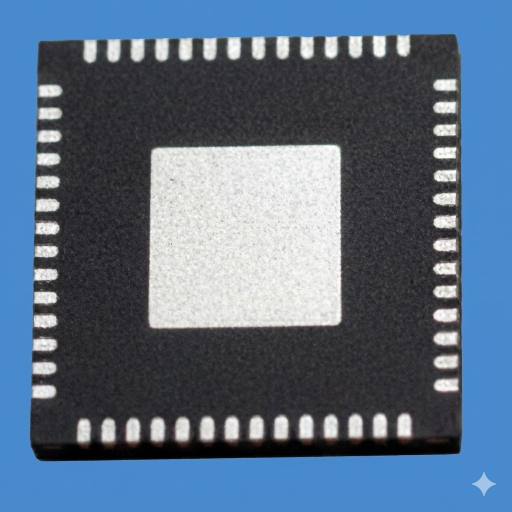
#> input picture moon/saturday/anu2.jpeg, 1024 x 1024 px, given in place of 001.png, which was not available (shown at 1/2 size); the run also reads 2 pictures not shown here
$ python example_usage.py   (older library calls are emulated)
#> lines starting #> are read from the running program, lines starting #| are printed output that depends on the picture; after the words box and inside, x2 and y2 are one past the last pixel; in counts of white or black regions, pixels touching at a corner belong together; pictures that were not available may be replaced by others from this repository, and a replacement may not be noted
### moon/ic_pin_counter_opencv.py
"""
IC Chip Pin Detection and Counting Pipeline - Standalone Version
Uses pure OpenCV for fast and reliable pin counting without ML models
"""
import cv2
import numpy as np
from typing import Tuple, List, Dict, Any, Optional
import os
import argparse

# Debug image saving helper
def save_debug_image(image: np.ndarray, stage: str, out_dir: str, base_name: str) -> None:
    """Save debug image for a given stage."""
    os.makedirs(out_dir, exist_ok=True)
    cv2.imwrite(os.path.join(out_dir, f"{base_name}_{stage}.png"), image)

# 1. Load and resize image
def load_and_resize_image(image_path: str, max_dim: int = 1024) -> np.ndarray:
    """Load image and resize so largest dimension is max_dim."""
    img = cv2.imread(image_path)
    if img is None:
        raise FileNotFoundError(f"Image not found: {image_path}")
    h, w = img.shape[:2]
    scale = max_dim / max(h, w)
    if scale < 1.0:
        img = cv2.resize(img, (int(w * scale), int(h * scale)), interpolation=cv2.INTER_AREA)
    return img

# 2. Convert to grayscale
def to_grayscale(img: np.ndarray) -> np.ndarray:
    """Convert image to grayscale."""
    if len(img.shape) == 3:
        return cv2.cvtColor(img, cv2.COLOR_BGR2GRAY)
    return img

# 3. Normalize intensity
def normalize_intensity(img: np.ndarray) -> np.ndarray:
    """Stretch intensity to full [0,255] range."""
    min_val, max_val = np.min(img), np.max(img)
    if max_val > min_val:
        norm = ((img - min_val) / (max_val - min_val) * 255).astype(np.uint8)
    else:
        norm = img
    return norm

# 4. Denoising
def denoise_image(img: np.ndarray, method: str = "bilateral") -> np.ndarray:
    """Denoise image using bilateral or Gaussian filter."""
    if method == "bilateral":
        return cv2.bilateralFilter(img, 9, 75, 75)
    else:
        return cv2.GaussianBlur(img, (5, 5), 0)

# 5. Thresholding
def threshold_image(img: np.ndarray, method: str = "otsu") -> np.ndarray:
    """Apply Otsu or adaptive thresholding."""
    if method == "otsu":
        _, th = cv2.threshold(img, 0, 255, cv2.THRESH_BINARY + cv2.THRESH_OTSU)
    else:
        th = cv2.adaptiveThreshold(img, 255, cv2.ADAPTIVE_THRESH_GAUSSIAN_C,
                                   cv2.THRESH_BINARY, 21, 2)
    return th

# 6. Find IC body using contour detection
def find_ic_body(img: np.ndarray, threshold: np.ndarray) -> Tuple[Optional[Tuple[int, int, int, int]], np.ndarray]:
    """Find largest rectangle contour (IC body) and create mask."""
    contours, _ = cv2.findContours(threshold, cv2.RETR_EXTERNAL, cv2.CHAIN_APPROX_SIMPLE)
    max_area = 0
    best_rect = None

    for cnt in contours:
        rect = cv2.boundingRect(cnt)
        x, y, w, h = rect
        area = w * h
        # Look for rectangular shapes that are relatively large
        if area > max_area and area > (img.shape[0] * img.shape[1] * 0.1):
            max_area = area
            best_rect = rect

    mask = np.zeros_like(img)
    if best_rect:
        x, y, w, h = best_rect
        # Shrink the body mask slightly to keep pins on edges
        margin = int(min(w, h) * 0.05)
        cv2.rectangle(mask, (x + margin, y + margin), (x + w - margin, y + h - margin), 255, -1)

    return best_rect, mask

# 7. Enhance pin edges
def enhance_edges(img: np.ndarray, method: str = "canny") -> np.ndarray:
    """Enhance pin edges using Canny edge detection."""
    if method == "canny":
        v = np.median(img)
        lower = int(max(0, 0.5 * v))
        upper = int(min(255, 1.5 * v))
        edges = cv2.Canny(img, lower, upper)
    elif method == "sobel":
        sobelx = cv2.Sobel(img, cv2.CV_64F, 1, 0, ksize=3)
        sobely = cv2.Sobel(img, cv2.CV_64F, 0, 1, ksize=3)
        edges = np.sqrt(sobelx**2 + sobely**2)
        edges = np.uint8(edges / edges.max() * 255)
    else:
        edges = img
    return edges

# 8. Extract and filter pin contours
def extract_and_filter_pins(edges: np.ndarray, body_rect: Optional[Tuple[int, int, int, int]],
                             original_shape: Tuple[int, int]) -> Tuple[List[np.ndarray], List[Tuple[int, int, int, int]]]:
    """Find contours and filter to keep only pin-like shapes."""
    contours, _ = cv2.findContours(edges, cv2.RETR_EXTERNAL, cv2.CHAIN_APPROX_SIMPLE)

    pins = []
    pin_boxes = []

    h, w = original_shape[:2]
    min_pin_length = min(h, w) * 0.02  # Minimum 2% of image dimension
    max_pin_length = min(h, w) * 0.15  # Maximum 15% of image dimension

    for cnt in contours:
        x, y, cw, ch = cv2.boundingRect(cnt)
        area = cv2.contourArea(cnt)

        # Skip if no area
        if area < 10:
            continue

        # Calculate aspect ratio - pins are elongated
        aspect_ratio = max(cw, ch) / (min(cw, ch) + 1e-5)

        # Calculate length (longest dimension)
        length = max(cw, ch)

        # Calculate solidity (how filled the contour is)
        hull = cv2.convexHull(cnt)
        hull_area = cv2.contourArea(hull)
        solidity = area / (hull_area + 1e-5)

        # Filter criteria for pins:
        # 1. Elongated shape (high aspect ratio)
        # 2. Reasonable size
        # 3. Good solidity (not too irregular)
        if (aspect_ratio > 2.0 and
            min_pin_length < length < max_pin_length and
            solidity > 0.5):

            # Check if pin is on the edge of IC body
            if body_rect:
                bx, by, bw, bh = body_rect
                # Pin should be near the IC body edges
                on_edge = (x < bx + bw * 0.1 or x + cw > bx + bw * 0.9 or
                          y < by + bh * 0.1 or y + ch > by + bh * 0.9)
                if on_edge or body_rect is None:
                    pins.append(cnt)
                    pin_boxes.append((x, y, cw, ch))
            else:
                pins.append(cnt)
                pin_boxes.append((x, y, cw, ch))

    return pins, pin_boxes

# 9. Group pins by orientation
def group_pins_by_side(pin_boxes: List[Tuple[int, int, int, int]], body_rect: Optional[Tuple[int, int, int, int]]) -> Dict[str, List]:
    """Group pins by which side of the chip they're on."""
    if not body_rect:
        return {"all": pin_boxes}

    bx, by, bw, bh = body_rect
    cx, cy = bx + bw // 2, by + bh // 2

    sides = {"left": [], "right": [], "top": [], "bottom": []}

    for box in pin_boxes:
        x, y, w, h = box
        px, py = x + w // 2, y + h // 2

        # Determine which side
        if px < cx - bw * 0.3:
            sides["left"].append(box)
        elif px > cx + bw * 0.3:
            sides["right"].append(box)
        elif py < cy - bh * 0.3:
            sides["top"].append(box)
        elif py > cy + bh * 0.3:
            sides["bottom"].append(box)

    return sides

# 10. Full pipeline
def count_ic_pins_opencv(image_path: str, debug_dir: str = "debug") -> Dict[str, Any]:
    """
    Full pipeline using only OpenCV: preprocess image and count pins.
    Returns pin count, bounding boxes, and debug visualizations.
    """
    base_name = os.path.splitext(os.path.basename(image_path))[0]
    os.makedirs(debug_dir, exist_ok=True)

    # Step 1: Load and preprocess
    img = load_and_resize_image(image_path)
    save_debug_image(img, "01_original", debug_dir, base_name)

    gray = to_grayscale(img)
    save_debug_image(gray, "02_gray", debug_dir, base_name)

    norm = normalize_intensity(gray)
    save_debug_image(norm, "03_normalized", debug_dir, base_name)

    denoised = denoise_image(norm, "bilateral")
    save_debug_image(denoised, "04_denoised", debug_dir, base_name)

    # Step 2: Threshold
    thresh = threshold_image(denoised, "otsu")
    save_debug_image(thresh, "05_threshold", debug_dir, base_name)

    # Step 3: Find IC body
    body_rect, body_mask = find_ic_body(gray, thresh)
    if body_rect:
        body_vis = img.copy()
        x, y, w, h = body_rect
        cv2.rectangle(body_vis, (x, y), (x + w, y + h), (0, 255, 0), 2)
        save_debug_image(body_vis, "06_body_detected", debug_dir, base_name)

    # Step 4: Edge detection
    edges = enhance_edges(denoised, "canny")
    save_debug_image(edges, "07_edges", debug_dir, base_name)

    # Step 5: Extract and filter pins
    pins, pin_boxes = extract_and_filter_pins(edges, body_rect, gray.shape)

    # Step 6: Visualize detected pins
    pin_vis = img.copy()
    for box in pin_boxes:
        x, y, w, h = box
        cv2.rectangle(pin_vis, (x, y), (x + w, y + h), (0, 0, 255), 2)
    save_debug_image(pin_vis, "08_pins_detected", debug_dir, base_name)

    # Step 7: Group by side
    sides = group_pins_by_side(pin_boxes, body_rect)

    # Step 8: Create summary visualization
    summary = img.copy()
    if body_rect:
        x, y, w, h = body_rect
        cv2.rectangle(summary, (x, y), (x + w, y + h), (255, 255, 0), 2)

    for box in pin_boxes:
        x, y, w, h = box
        cv2.rectangle(summary, (x, y), (x + w, y + h), (0, 0, 255), 2)

    # Add text with pin count
    pin_count = len(pin_boxes)
    cv2.putText(summary, f"Total Pins: {pin_count}", (10, 30),
                cv2.FONT_HERSHEY_SIMPLEX, 1, (0, 255, 0), 2)

    for i, (side, boxes) in enumerate(sides.items()):
        if boxes:
            y_pos = 60 + i * 30
            cv2.putText(summary, f"{side.capitalize()}: {len(boxes)}", (10, y_pos),
                       cv2.FONT_HERSHEY_SIMPLEX, 0.7, (255, 255, 255), 2)

    save_debug_image(summary, "09_final_summary", debug_dir, base_name)

    return {
        "pin_count": pin_count,
        "pin_boxes": pin_boxes,
        "pins_by_side": sides,
        "body_rect": body_rect,
        "summary_image": summary,
        "debug_dir": debug_dir
    }

# [19 lines left out: function main, not called in this run]

# [2 lines that do not run on import are left out]

### moon/example_usage.py
#!/usr/bin/env python3
"""
Example Usage Script for IC Pin Detection Pipeline
Demonstrates all features and capabilities
"""

import os
import cv2
from ic_pin_counter_opencv import count_ic_pins_opencv

def example_1_basic_usage():
    """Example 1: Basic single image processing."""
    print("=" * 70)
    print("EXAMPLE 1: Basic Usage")
    print("=" * 70)

    result = count_ic_pins_opencv("saturday/001.png", "debug_example1")
#> in load_and_resize_image, img is the input picture: shape (1024, 1024, 3); mean B, G, R 132.7, 110.3, 90.3
#> in to_grayscale, `return cv2.cvtColor(img, cv2.COLOR_BGR2GRAY)`:
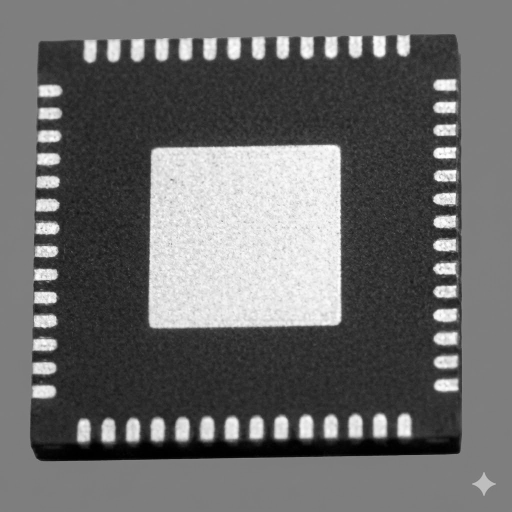
#> returned value: shape (1024, 1024) (shown at 1/2 size); min 0, max 255, mean 106.8
#> in normalize_intensity, `min_val, max_val = np.min(img), np.max(img)`: min_val = 0; max_val = 255
#> in threshold_image, `_, th = cv2.threshold(img, 0, 255, cv2.THRESH_BINARY + cv2.THRESH_OTSU)`:
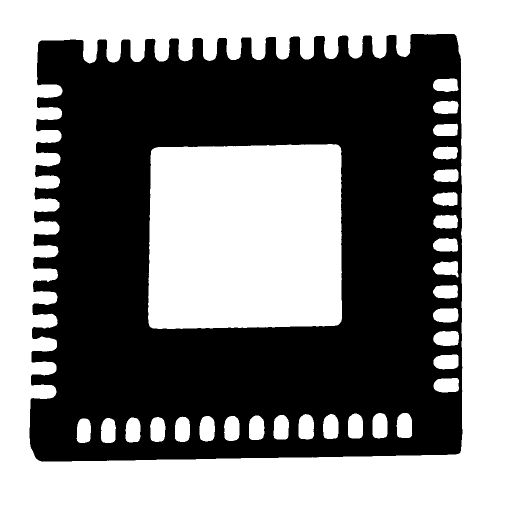
#> th: shape (1024, 1024) (shown at 1/2 size); 51.2% white; 1 black region, box (x1, y1, x2, y2) and area: (59, 68, 925, 923) 511245
#> in find_ic_body, `contours, _ = cv2.findContours(threshold, cv2.RETR_EXTERNAL, cv2.CHAIN..`: contours = [[[0, 0], [0, 1023], [1023, 1023], [1023, 0]]]
#> the loop in find_ic_body, `for cnt in contours:` made 1 pass
#> (cnt, x, y, w, h, area, max_area) on pass 1: ([[0, 0], [0, 1023], [1023, 1023], [1023, 0]], 0, 0, 1024, 1024, 1048576, 1048576)
#> after the loop in find_ic_body, `for cnt in contours:`: max_area = 1048576
#> in find_ic_body, `margin = int(min(w, h) * 0.05)`: margin = 51
#> in find_ic_body, `cv2.rectangle(mask, (x + margin, y + margin), (x + w - margin, y + h -..`:
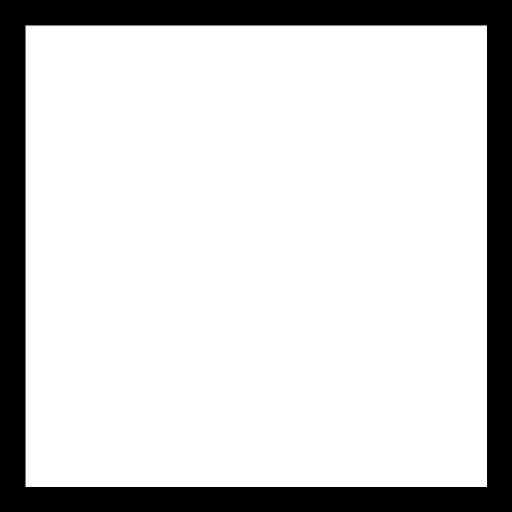
#> mask: shape (1024, 1024) (shown at 1/2 size); 81.2% white; 1 black region, box (x1, y1, x2, y2) and area: (0, 0, 1024, 1024) 196647
#> in count_ic_pins_opencv, `body_rect, body_mask = find_ic_body(gray, thresh)`: body_rect = (0, 0, 1024, 1024)
#> in count_ic_pins_opencv, `x, y, w, h = body_rect`: x = 0; w = 1024
#> in count_ic_pins_opencv, `cv2.rectangle(body_vis, (x, y), (x + w, y + h), (0, 255, 0), 2)`:
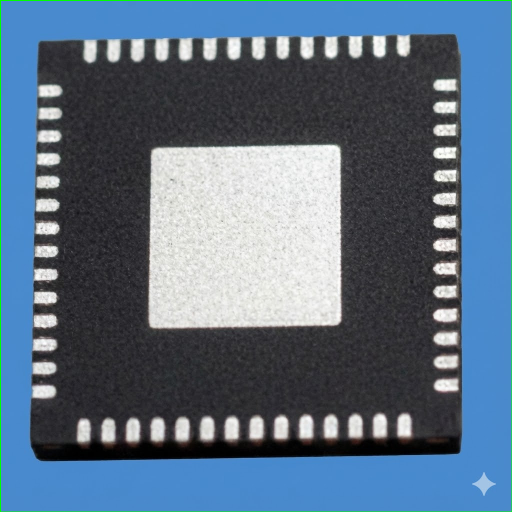
#> body_vis: shape (1024, 1024, 3) (shown at 1/2 size); 0.59% of pixels changed, all inside (x1, y1, x2, y2) = (0, 0, 1024, 1024)
#> in enhance_edges, `v = np.median(img)`: v = 123
#> in enhance_edges, `lower = int(max(0, 0.5 * v))`: lower = 61
#> in enhance_edges, `upper = int(min(255, 1.5 * v))`: upper = 184
#> in enhance_edges, `edges = cv2.Canny(img, lower, upper)`:
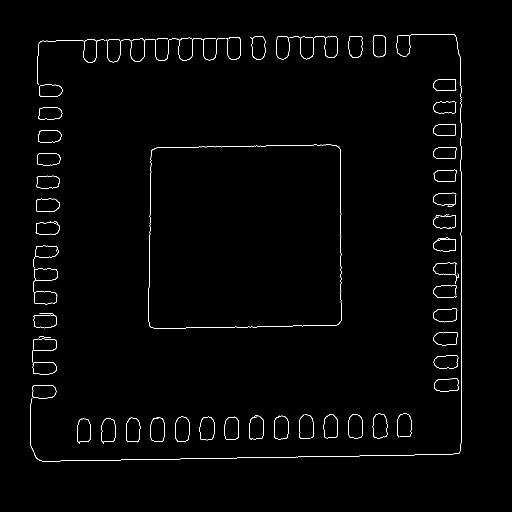
#> edges: shape (1024, 1024) (shown at 1/2 size); 1.1% white in thin lines or dots, all inside (x1, y1, x2, y2) = (60, 68, 924, 923)
#> in extract_and_filter_pins, `contours, _ = cv2.findContours(edges, cv2.RETR_EXTERNAL, cv2.CHAIN_APP..`: contours = 72 contours, 34 with area under 20; largest, box (x1, y1, x2, y2) and area: (297, 289, 683, 658) 137857, (350, 833, 380, 884) 1235, (745, 827, 775, 877) 1212, (399, 833, 429, 881) 1169, (252, 835, 281, 885) 1164
#> the loop in extract_and_filter_pins, `for cnt in contours:` made 72 passes
#> (x, y, cw, ch, area, aspect_ratio, length, hull_area) on passes 3, 4, 6, 7, 8, 12, 17, 18: (203, 836, 29, 52, 1162, 1.79, 52, 1226.5), (252, 835, 29, 50, 1164.5, 1.72, 50, 1211.5), (449, 833, 29, 47, 1138.5, 1.62, 47, 1168.5), (399, 833, 30, 48, 1169, 1.6, 48, 1208), (350, 833, 30, 51, 1235, 1.7, 51, 1276), (647, 829, 29, 48, 1146.5, 1.66, 48, 1176.5), (745, 827, 30, 50, 1212, 1.67, 50, 1262.5), (65, 770, 48, 28, 1099, 1.71, 48, 1138.5)
#> after the loop in extract_and_filter_pins, `for cnt in contours:`: pin_boxes = []
#> in group_pins_by_side, `bx, by, bw, bh = body_rect`: bx = 0; bw = 1024
#> in group_pins_by_side, `cx, cy = bx + bw // 2, by + bh // 2`: cx = 512
#> in count_ic_pins_opencv, `sides = group_pins_by_side(pin_boxes, body_rect)`: sides = {'left': [], 'right': [], 'top': [], 'bottom': []}
#> in count_ic_pins_opencv, `pin_count = len(pin_boxes)`: pin_count = 0
#> in count_ic_pins_opencv, `cv2.putText(summary, f"Total Pins: {pin_count}", (10, 30), cv2.FONT_HE..`:
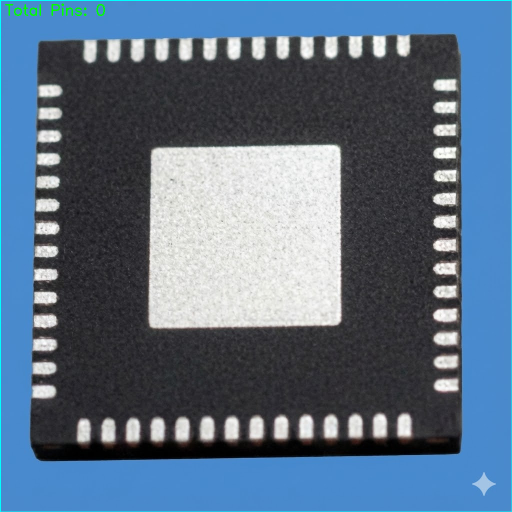
#> summary: shape (1024, 1024, 3) (shown at 1/2 size); mean B, G, R 132.7, 111.1, 89.8
#> the loop in count_ic_pins_opencv, `for i, (side, boxes) in enumerate(sides.items()):` made 4 passes
#> result = 6 items

    print(f"Pin Count: {result['pin_count']}")
#| Pin Count: 0
    print(f"Pins by side: {result['pins_by_side']}")
#| Pins by side: {'left': [], 'right': [], 'top': [], 'bottom': []}
    print(f"IC Body: {result['body_rect']}")
#| IC Body: (0, 0, 1024, 1024)
    print()

def example_2_batch_processing():
    """Example 2: Process multiple images."""
    print("=" * 70)
    print("EXAMPLE 2: Batch Processing")
    print("=" * 70)

    images = ["saturday/001.png", "saturday/003.png", "saturday/anu1.jpeg"]

    for img_path in images:
        result = count_ic_pins_opencv(img_path, "debug_example2")
#> the loop in find_ic_body (call 2), `for cnt in contours:` made 1 pass
#> the loop in extract_and_filter_pins (call 2), `for cnt in contours:` made 72 passes
#> the loop in count_ic_pins_opencv (call 2), `for i, (side, boxes) in enumerate(sides.items()):` made 4 passes
        filename = os.path.basename(img_path)
        print(f"{filename}: {result['pin_count']} pins")
#| 001.png: 0 pins
    print()

def example_3_custom_visualization():
    """Example 3: Create custom visualization."""
    print("=" * 70)
    print("EXAMPLE 3: Custom Visualization")
    print("=" * 70)

    result = count_ic_pins_opencv("saturday/001.png", "debug_example3")

    # Create custom visualization
    img = cv2.imread("saturday/001.png")

    # Draw pins with different colors per side
    colors = {
        "left": (255, 0, 0),    # Blue
        "right": (0, 255, 0),   # Green
        "top": (0, 0, 255),     # Red
        "bottom": (255, 255, 0) # Cyan
    }

    for side, boxes in result['pins_by_side'].items():
        color = colors.get(side, (255, 255, 255))
        for box in boxes:
            x, y, w, h = box
            cv2.rectangle(img, (x, y), (x + w, y + h), color, 2)
            # Add label
            cv2.putText(img, side[0].upper(), (x, y-5),
                       cv2.FONT_HERSHEY_SIMPLEX, 0.5, color, 1)
#> this loop made 4 passes

    # Save
    cv2.imwrite("debug_example3/custom_viz.png", img)
    print("Custom visualization saved to: debug_example3/custom_viz.png")
    print()

def example_4_quality_check():
    """Example 4: Quality check with expected pin count."""
    print("=" * 70)
    print("EXAMPLE 4: Quality Check")
    print("=" * 70)

    # Simulate quality check against datasheet
    test_cases = [
        ("saturday/001.png", 14),  # Expected: 14 pins
        ("saturday/003.png", 16),  # Expected: 16 pins
        ("saturday/anu1.jpeg", 14) # Expected: 14 pins
    ]

    for img_path, expected_count in test_cases:
        result = count_ic_pins_opencv(img_path, "debug_example4")
        detected = result['pin_count']
        status = "PASS" if detected == expected_count else "FAIL"

        filename = os.path.basename(img_path)
        print(f"{filename}:")
        print(f"  Expected: {expected_count}, Detected: {detected}, Status: {status}")
#|   Expected: 14, Detected: 0, Status: FAIL
    print()

def example_5_pin_measurements():
    """Example 5: Measure pin dimensions."""
    print("=" * 70)
    print("EXAMPLE 5: Pin Measurements")
    print("=" * 70)

    result = count_ic_pins_opencv("saturday/001.png", "debug_example5")

    print(f"Image: 001.png")
    print(f"Total pins: {result['pin_count']}")
#| Total pins: 0
    print(f"\nPin dimensions:")

    for i, box in enumerate(result['pin_boxes'], 1):
        x, y, w, h = box
        aspect_ratio = max(w, h) / (min(w, h) + 1e-5)
        print(f"  Pin {i}: Width={w}px, Height={h}px, Aspect Ratio={aspect_ratio:.2f}")
#> this loop made 0 passes
    print()

def example_6_error_handling():
    """Example 6: Demonstrate error handling."""
    print("=" * 70)
    print("EXAMPLE 6: Error Handling")
    print("=" * 70)

    try:
        result = count_ic_pins_opencv("nonexistent.png", "debug_example6")
    except FileNotFoundError as e:
        print(f"✓ Error caught correctly: {e}")

    try:
        result = count_ic_pins_opencv("saturday/001.png", "debug_example6")
        print(f"✓ Valid image processed successfully: {result['pin_count']} pins")
#| ✓ Valid image processed successfully: 0 pins
    except Exception as e:
        print(f"✗ Unexpected error: {e}")
    print()

def example_7_statistical_analysis():
    """Example 7: Statistical analysis of pin distribution."""
    print("=" * 70)
    print("EXAMPLE 7: Statistical Analysis")
    print("=" * 70)

    result = count_ic_pins_opencv("saturday/anu1.jpeg", "debug_example7")
    sides = result['pins_by_side']

    total = result['pin_count']
    print(f"Total pins: {total}")
#| Total pins: 14
    print(f"\nDistribution:")
    for side, boxes in sides.items():
        if boxes:
            percentage = (len(boxes) / total * 100) if total > 0 else 0
            print(f"  {side.capitalize():>10}: {len(boxes):>2} pins ({percentage:>5.1f}%)")
#> this loop made 4 passes
#> (printed output is left out)

    # Check symmetry
    left_count = len(sides.get('left', []))
    right_count = len(sides.get('right', []))
    top_count = len(sides.get('top', []))
    bottom_count = len(sides.get('bottom', []))

    print(f"\nSymmetry analysis:")
    print(f"  Left-Right balance: {abs(left_count - right_count)} pins difference")
#|   Left-Right balance: 0 pins difference
    print(f"  Top-Bottom balance: {abs(top_count - bottom_count)} pins difference")
#|   Top-Bottom balance: 4 pins difference

    if left_count == right_count and top_count == bottom_count:
        print(f"  ✓ Perfectly symmetric IC")
    else:
        print(f"  ⚠ Asymmetric IC or detection issues")
    print()

if __name__ == "__main__":
    print("\n" + "=" * 70)
    print(" IC PIN DETECTION PIPELINE - USAGE EXAMPLES")
    print("=" * 70 + "\n")

    # Run all examples
    example_1_basic_usage()
    example_2_batch_processing()
    example_3_custom_visualization()
    example_4_quality_check()
    example_5_pin_measurements()
    example_6_error_handling()
    example_7_statistical_analysis()

    print("=" * 70)
    print("All examples completed!")
    print("Check the debug_example* directories for output images")
    print("=" * 70)
